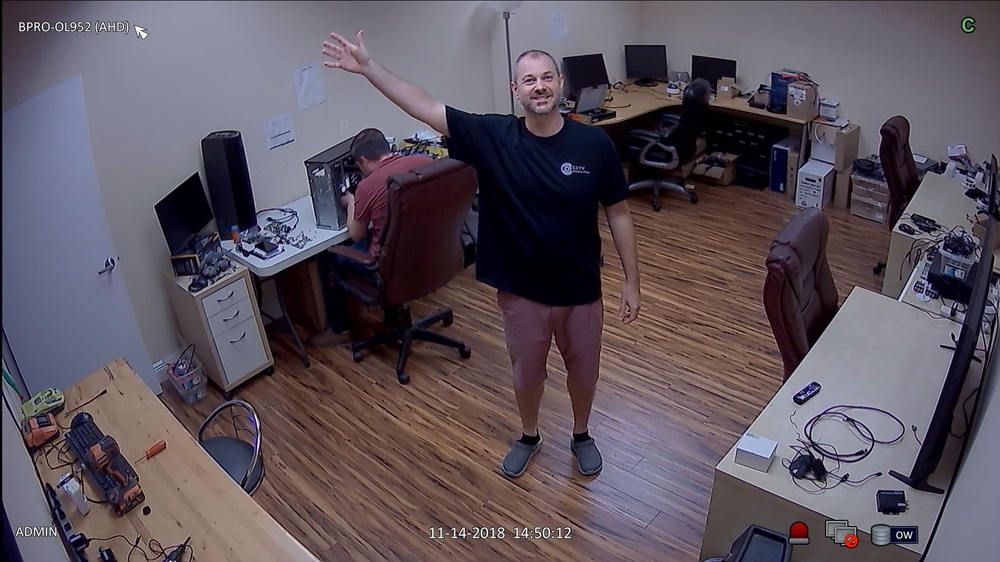
#> input picture samples/cctv.jpg, 1000 x 562 px, shrunk from 1920 x 1080 before the run; its folder holds only this picture in this run
$ python -i enhance.py   (imports and definitions only)   (older library calls are emulated)
#> lines starting #> are read from the running program, lines starting #| are printed output that depends on the picture
#> further down, picture is the input picture: shape (562, 1000, 3); mean B, G, R 93.5, 83.9, 93.1
import cv2
import numpy as np


def _on_lightness(img, func):
    lab = cv2.cvtColor(img, cv2.COLOR_BGR2LAB)
#> lab: shape (562, 1000, 3); mean of channels 0, 1, 2 92.6, 134.1, 124.3
    l, a, b = cv2.split(lab)
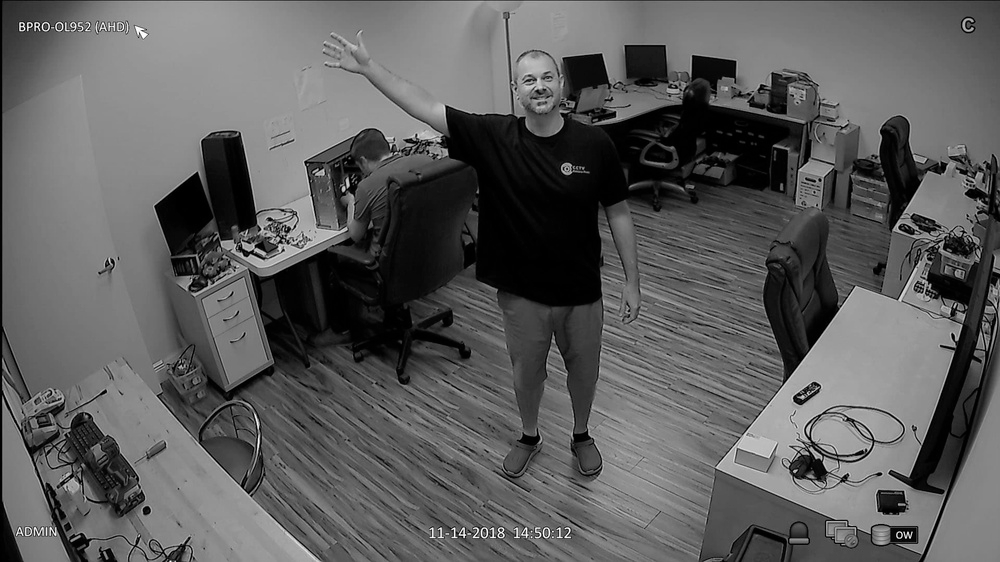
#> l: shape (562, 1000); min 0, max 255, mean 92.6
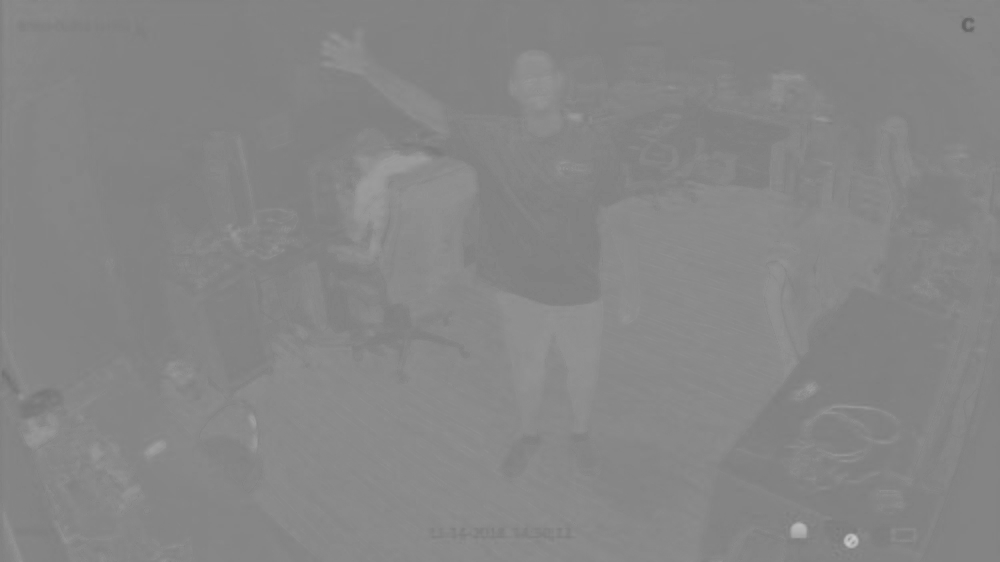
#> a: shape (562, 1000); min 99, max 200, mean 134.1
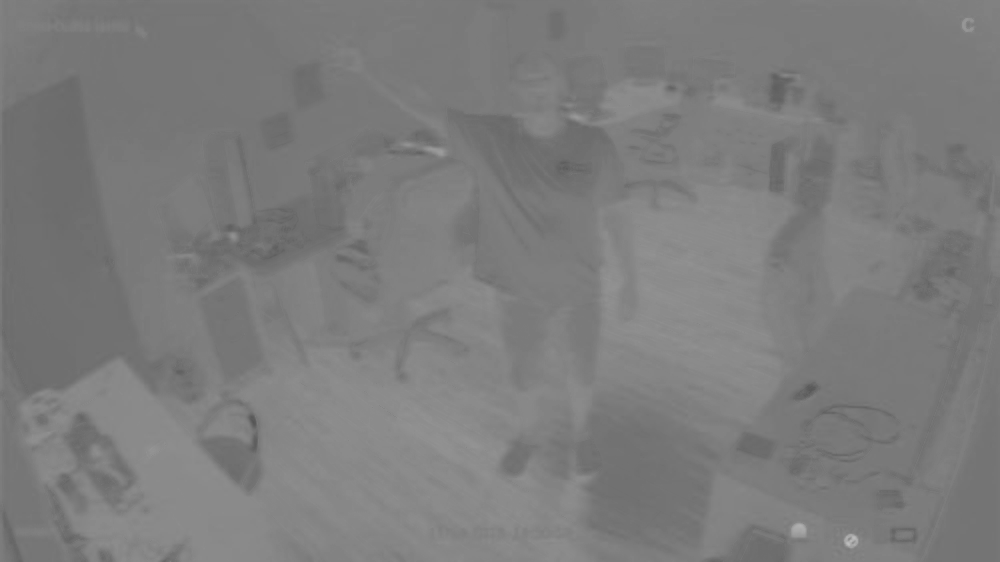
#> b: shape (562, 1000); min 85, max 189, mean 124.3
    l = func(l)
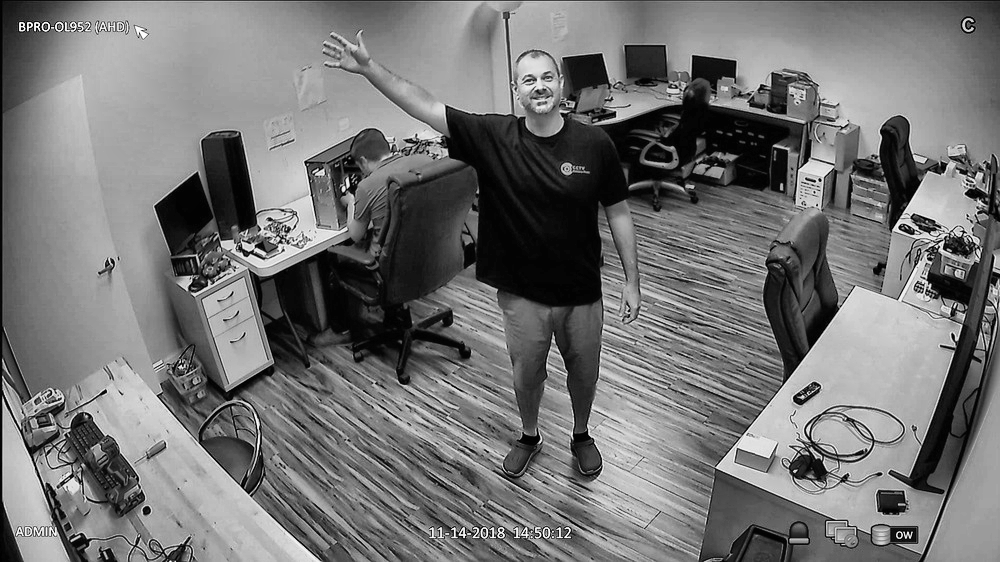
#> l: shape (562, 1000); min 0, max 255, mean 115.8
    return cv2.cvtColor(cv2.merge((l, a, b)), cv2.COLOR_LAB2BGR)
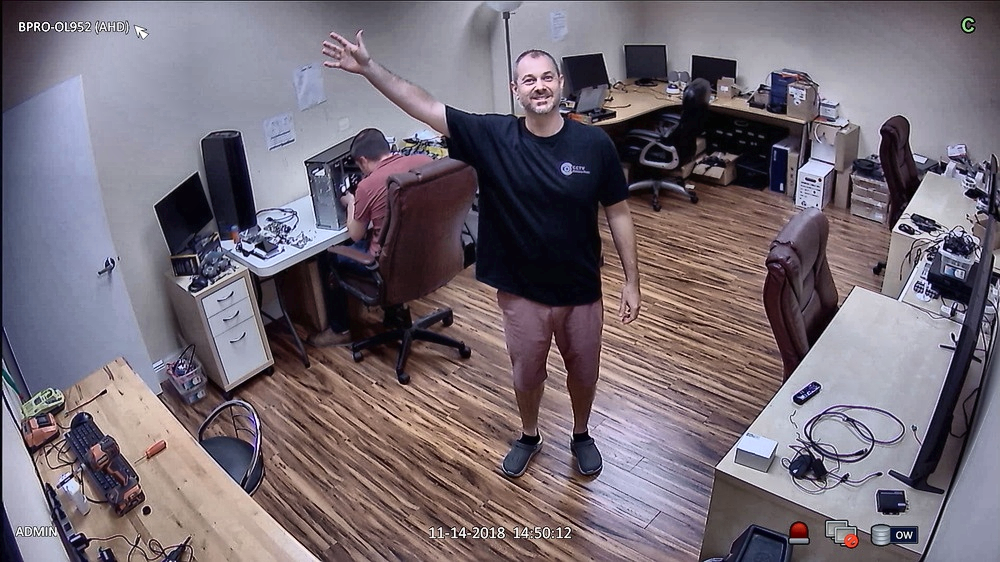
#> returned value: shape (562, 1000, 3); mean B, G, R 116.6, 107.1, 116.6


# [5 lines left out: function gamma_correct, not called in this run]


def equalize_global(img):
    return _on_lightness(img, cv2.equalizeHist)


def equalize_clahe(img, clip_limit=2.0, tile=8):
    clahe = cv2.createCLAHE(clipLimit=clip_limit, tileGridSize=(tile, tile))
    return _on_lightness(img, clahe.apply)

def denoise_gaussian(img, strength):
    k = 2 * strength + 1
    return cv2.GaussianBlur(img, (k, k), 0)


def denoise_median(img, strength):
    k = 2 * strength + 1
    return cv2.medianBlur(img, k)


def denoise_bilateral(img, strength):
    s = 20 * strength
    return cv2.bilateralFilter(img, 9, s, s)


# [67 lines left out: functions has_impulse_noise, denoise_auto, denoise, sharpen_unsharp, sharpen_laplacian, sharpen and 2 more, not called in this run]

>>> import cv2
>>> picture = cv2.imread('../samples/cctv.jpg')
>>> result = equalize_clahe(picture)
